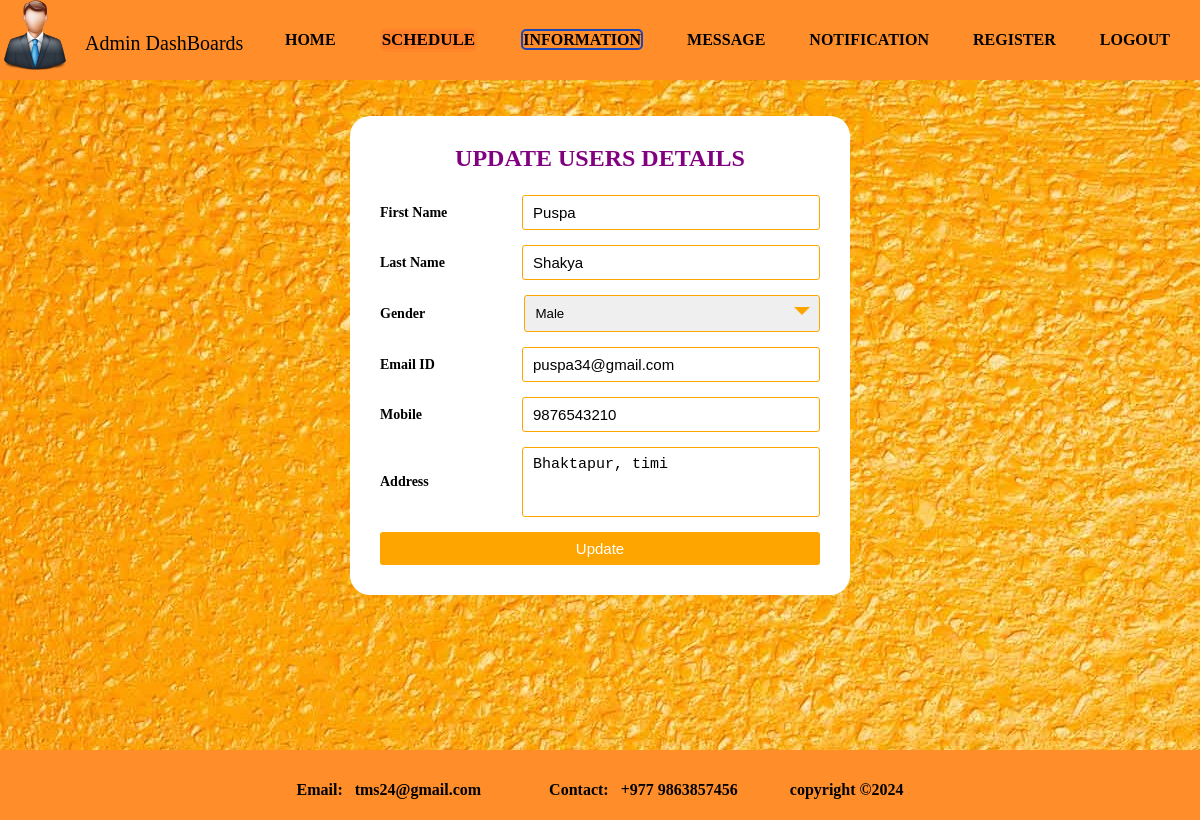
The page /updaterecord.php?id=34 on the database its author committed.
### tables this page shows
CREATE TABLE `inform` (
  `id` int(100) NOT NULL,
  `fname` varchar(100) NOT NULL,
  `lname` varchar(100) NOT NULL,
  `gender` varchar(100) NOT NULL,
  `email` varchar(100) NOT NULL,
  `mobile` varchar(255) NOT NULL,
  `address` varchar(100) NOT NULL
);

### updaterecord.php (the view, shortened to what this page needs)
<?php
include("config.php");
$id = $_GET['id'];
$query= "SELECT * FROM inform where id='$id'";
$data = mysqli_query($conn,$query);
$result = mysqli_fetch_assoc($data);
?>
<!DOCTYPE html>
<html>
<head>
	<link rel="stylesheet" type="text/css" href="style.css">
</head>
<body>
<div class="wrapper">
	<header>
		<div class="icon">
		<a href='http://localhost/tms/adminhome.php'>
        <img src="img/admindash.jpg" height="70px" width="70px"></a></div>
		<div class="tms">
		<a href='http://localhost/tms/adminhome.php'style="text-decoration: none"><p style="color:black; font-size: 20px;">Admin DashBoards</p></a>
	    </div>
		<nav>
                <ul id='MenuItems'>
                    <li><a href='http://localhost/tms/adminhome.php'><b>HOME</a></li>
                    <li><div class="dropdown" >
 				    <button onclick="myFunction()" class="dropbtn"><b style="background-color:#ff7f2a";>SCHEDULE</b></button>
                    </div></li>
                    <li><a class="active" href='http://localhost/tms/recorddisplay.php'><b>INFORMATION</b></a></li>
                    <li><a href='http://localhost/tms/chatdisplay.php'><b>MESSAGE</b></a></li>
                    <li><a href='http://localhost/tms/notifydisplay.php'><b>NOTIFICATION</b></a></li>
                    <li><a href='http://localhost/tms/displayregister.php'><b>REGISTER</b></a></li>
                    <li><a href='http://localhost/tms/logoutbox.php'><b>LOGOUT</b></a></li>
                </ul>
        </nav>
	</header>
	<section>
		<div class="admin-img">
			<br>
	<div class="container2">
		<form action="#" method="POST">
		<div class="title">
			Update Users Details
		</div>
	<div class="form2">
		<div class="input_field">
		 <label>First Name</label>
		 <input type="text" value="<?php echo $result['fname'];?>" class="input" name="fname" required>
	</div>
	<div class="input_field">
		 <label>Last Name</label>
		 <input type="text" value="<?php echo $result['lname'];?>" class="input" name="lname" required>
	</div>
	<div class="input_field">
		 <label>Gender</label>
		<div class="custom_box">
			<select name="gender" required>
		 	<option value="Male"
		 	<?php
		 		if($result['gender'] == 'Male')
		 		{
		 			echo "selected";
		 		}
		 		?>
		 	>Male</option>
		 </select>
	</div></div>
		<div class="input_field">
		 <label>Email ID</label>
		 <input type="email" value="<?php echo $result['email'];?>" class="input" name="email" pattern="([a-zA-Z0-9-])+@gmail+(.com)" required>
	</div>
		<div class="input_field">
		 <label>Mobile</label>
		 <input type="text" value="<?php echo $result['mobile'];?>" class="input" name="mobile" pattern="[0-9]{10}" required>
	</div>
		<div class="input_field">
		 <label>Address</label>
		 <textarea  class="area" name="address" required><?php echo $result['address'];?>
		 	</textarea>
	</div>
	<div class="input_field">
		<input type="submit" value="Update" class="btn" name="information">
	</div>
</form>
</div>
</div>
		</div>
		<footer><br>
			<p style="color:black; text-align: center; font-style: new time romans"><br>
				Email: &nbsp tms24@gmail.com &nbsp &nbsp &nbsp &nbsp &nbsp &nbsp &nbsp &nbsp
				Contact: &nbsp +977 9863857456 &nbsp; &nbsp; &nbsp; &nbsp; &nbsp; &nbsp; copyright ©2024
			</p>
		</footer>
</body>
</html>

### style.css (style rules this page uses)
html, body, div, span, object, iframe, h1, h2, h3, h4, h5, h6, p, blockquote, pre, abbr, address, cite, code, del, dfn, em, img, ins, kbd, q, samp, small, strong, sub, sup, var, b, i, dl, dt, dd, ol, ul, li, fieldset, form, label, legend, table, caption, tbody, tfoot, thead, tr, th, td, article, aside, canvas, details, figcaption, figure, footer, header, hgroup, menu, nav, section, summary, time, mark, audio, video { margin:0; padding:0; border:0; outline:0; font-size:100%; vertical-align:baseline; background:transparent; }
body { line-height:1; }
article,aside,details,figcaption,figure, footer,header,hgroup,menu,nav,section { display:block; }
nav ul { list-style:none; }
a { margin:0; padding:0; font-size:100%; vertical-align:baseline; background:transparent; }
input, select { vertical-align:middle; }
.wrapper { height: 670px; width: 100%; background-color: #ff7f2a; }
header { height: 80px; width: 100%; background-color: #ff8d2a; }
section { height: 670px; width: 100%; background-color: #EAECEE; }
footer { height: 70px; width: 100%; background-color: #ff8d2a; }
.icon { float: left; }
.tms { float: left; padding: 8px; line-height: 70px; padding-left: 15px; display: ; color: black; text-decoration: none; }
li a { color: black; text-decoration: none; }
nav { float: right; word-spacing: 40px; padding: 0px; margin-right: 30px; }
nav li { display: inline-block; line-height: 80px; }
nav a.active { border: 2px solid #1c45b9; border-radius: 5px; transition: .5s; }
* { margin:0; padding:0; box-sizing: border-box; outline: none; border:none; text-decoration: none; }
* { padding-right: 0; margin: 0; box-sizing: border-box; }
.container2 { max-width: 500px; width: 100%; background-color: white; margin: 20px auto; padding: 30px; box-shadow: 1px 1px 2px rbg(0,0,0,0.125); border-radius: 20px; }
.container2 .title { font-size: 24px; font-weight: 700; margin-bottom: 25px; color: purple; text-transform: uppercase; text-align: center; }
.container2 .form2 { width: 100%; }
.container2 .form2 .input_field { margin-bottom: 15px; display: flex; align-items: center; }
.container2 .form2 .input_field label { width: 200px; margin-right: 10px; font-size: 14px; }
.container2 .form2 .input_field .input, .container2 .form2 .input_field .area { width: 100%; outline: none; border: 1px solid orange; font-size: 15px; padding: 8px 10px; border-radius: 3px; transition: all 0.5s ease; }
.container2 .form2 .input_field .area { resize: none; height: 70px; }
.container2 .form2 .input_field .custom_box { position: relative; width: 100%; height: 37px; }
.container2 .form2 .input_field .custom_box select { -webkit-appearance: none; appearance: none; width: 100%; height:100%; padding: 8px 10px; border: 1px solid orange; border-radius: 3px; outline: none; }
.container2 .form2 .input_field .custom_box:before { content: ""; position: absolute; top: 12px; right: 10px; border: 8px solid black; border-color: orange transparent transparent transparent; pointer-events: none; }
.container2 .form2 .input_field .btn { width: 100%; padding: 8px 10px; font-size: 15px; border: 0; background-color: orange; color: white; cursor: pointer; border-radius: 3px; outline: none; }
.container2 .form2 .input_field:last-child { margin-bottom: 0; }
section .admin-img { height: 670px; margin-top: 0px; background-image: url("img/tms11.jpg"); }

### updaterecord.php (style rules this page uses)
.dropdown { position: relative; display: inline-block; border: 2px solid #ff7f2a6e; border-radius: 5px; transition: .5s; line-height: 20px; }
.dropbtn { font-family: new times romans; color: black; text-decoration: none; font-size: 17px; background-color: #ff7f2a6e; }

### rows shown on the page
inform: fname "Puspa", lname "Shakya", gender "Male", email "puspa34@gmail.com", mobile "9876543210", address "Bhaktapur, timi"
